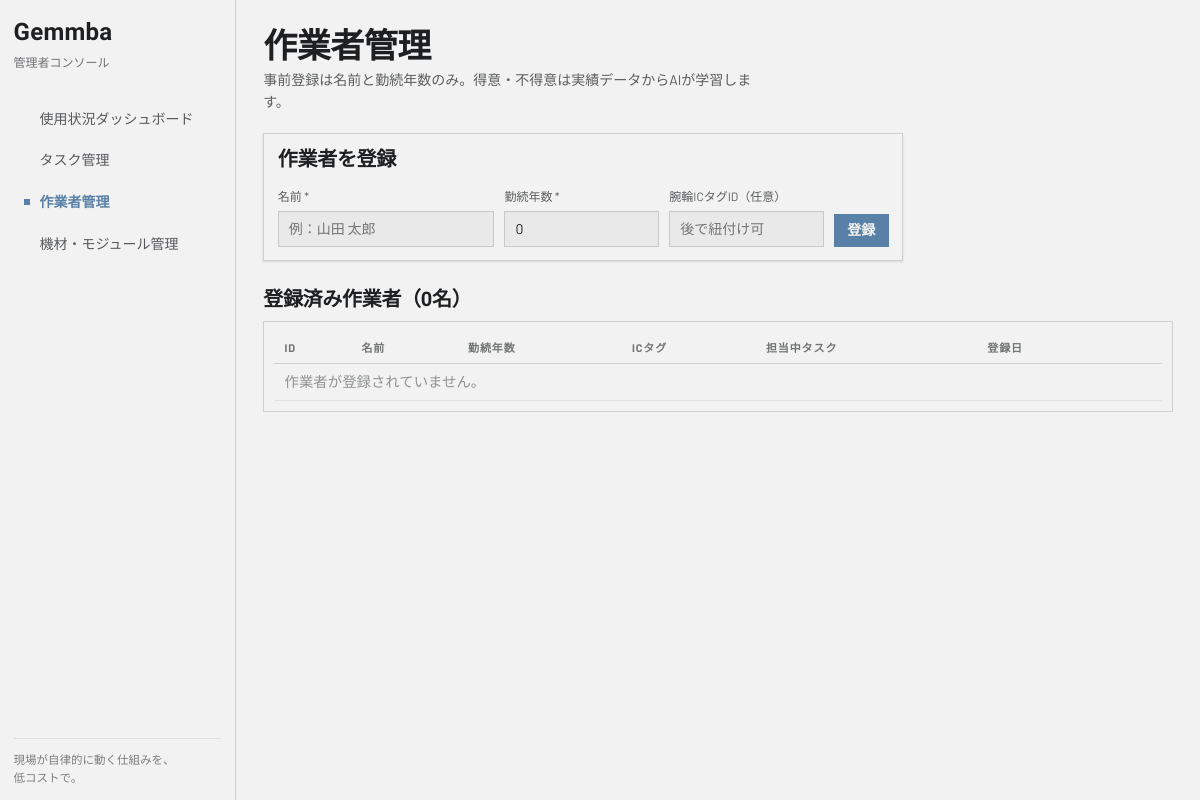
The page /workers on the database as committed earlier.
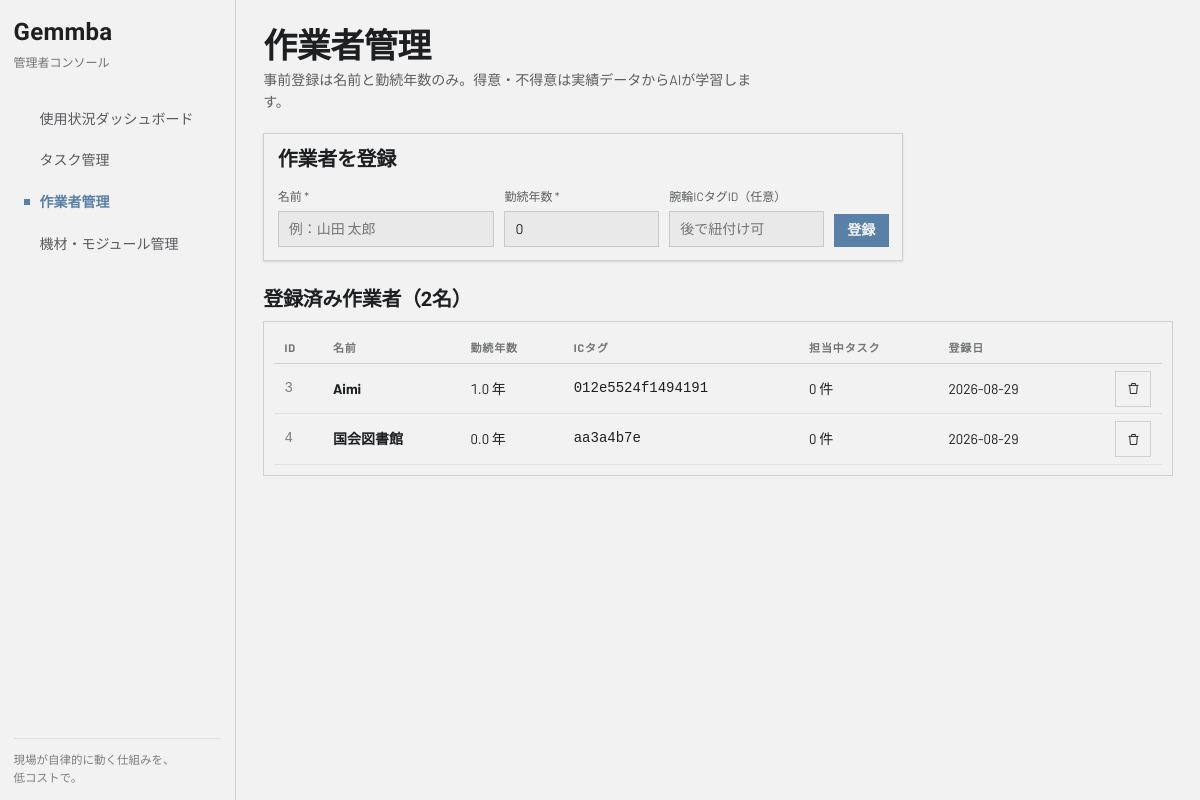
The same page on the database as committed later.
### tables this page shows
CREATE TABLE workers (
    id INTEGER PRIMARY KEY AUTOINCREMENT,
    name TEXT NOT NULL,
    years_of_service REAL NOT NULL DEFAULT 0,   -- 勤続年数（AIの初期文脈ベクトルに使用）
    nfc_tag_id TEXT UNIQUE,                     -- 腕輪のICチップID（後で紐付け可能）
    created_at TEXT DEFAULT (datetime('now', 'localtime'))
);

### app.py (the view)
@app.route("/workers")
def workers():
    conn = db.get_db()
    rows = conn.execute("""
        SELECT w.*,
               (SELECT COUNT(*) FROM tasks t WHERE t.assigned_worker_id = w.id AND t.status != 'done') AS open_tasks
        FROM workers w ORDER BY w.id
    """).fetchall()
    conn.close()
    return render_template("workers.html", workers=rows, pending_tags=_pending_tags)

### app.py (called while the page is built)
@app.context_processor
def inject_labels():
    return dict(P=PRIORITY_LABELS, S=STATUS_LABELS, E=EQ_STATUS_LABELS)

### db.py (called while the page is built)
def get_db():
    conn = sqlite3.connect(DB_PATH)
    conn.row_factory = sqlite3.Row
    conn.execute("PRAGMA foreign_keys = ON")
    return conn

### templates/workers.html (shortened to what this page needs)
{% extends "base.html" %}
{% block content %}
<header class="page-head">
  <h1>作業者管理</h1>
  <p class="page-sub">事前登録は名前と勤続年数のみ。得意・不得意は実績データからAIが学習します。</p>
</header>
<section class="card elev-sm form-panel narrow">
  <h4>作業者を登録</h4>
  <form method="post" action="{{ url_for('add_worker') }}" class="worker-form-grid">
    <div class="field"><label>名前 *</label>
      <input class="input" type="text" name="name" placeholder="例：山田 太郎" required>
    </div>
    <div class="field"><label>勤続年数 *</label>
      <input class="input" type="number" name="years_of_service" step="0.5" min="0" value="0" required>
    </div>
    <div class="field"><label>腕輪ICタグID（任意）</label>
      <input class="input" type="text" name="nfc_tag_id" placeholder="後で紐付け可">
    </div>
    <button type="submit" class="btn btn-primary">登録</button>
  </form>
</section>
<h3 class="section-title">登録済み作業者（{{ workers|length }}名）</h3>
<div class="card table-wrap">
  <table class="table">
    <thead><tr><th>ID</th><th>名前</th><th>勤続年数</th><th>ICタグ</th><th>担当中タスク</th><th>登録日</th><th></th></tr></thead>
    <tbody>
    {% for w in workers %}
      <tr>
        <td class="mono text-muted">{{ w.id }}</td>
        <td class="strong">{{ w.name }}</td>
        <td>{{ w.years_of_service }} 年</td>
        <td class="mono">{{ w.nfc_tag_id or '未紐付け' }}</td>
        <td>{{ w.open_tasks }} 件</td>
        <td>{{ w.created_at[:10] }}</td>
        <td class="num">
          <form method="post" action="{{ url_for('delete_worker', worker_id=w.id) }}"
                onsubmit="return confirm('{{ w.name }} さんを削除しますか？担当中のタスクは未割当に戻ります。')">
            <button type="submit" class="btn btn-icon btn-secondary" title="削除">
              <svg width="15" height="15" viewBox="0 0 24 24" fill="none" stroke="currentColor" stroke-width="1.5"><path d="M4 7h16"/><path d="M9 7V4h6v3"/><path d="M6 7l1 13h10l1-13"/></svg>
            </button>
          </form>
        </td>
      </tr>
    {% else %}
      <tr><td colspan="7" class="empty">作業者が登録されていません。</td></tr>
    {% endfor %}
    </tbody>
  </table>
</div>
{% endblock %}

Rows that differ between the two databases and show on the page:
added workers: id "3", name "Aimi", years_of_service "1.0", nfc_tag "012e5524f1494191", open_tasks "0", created_at "2026-08-29"
added workers: id "4", name "国会図書館", years_of_service "0.0", nfc_tag "aa3a4b7e", open_tasks "0", created_at "2026-08-29"
Other text that changed with them:
{{ workers|length }}: "0" → "2"
text no longer shown: "作業者が登録されていません。"
